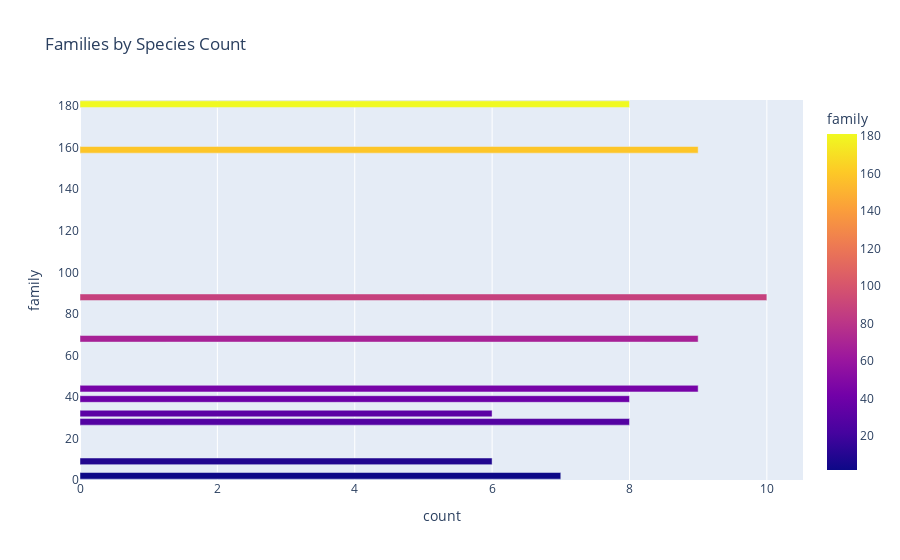

Notebook code cell kept with this figure:
### Markdown cell above
visualization

### Code cell
# Top 10 Families by Species Count
import plotly.express as px
top_families = dataset['family'].value_counts().nlargest(10).reset_index()
top_families.columns = ['family', 'count']

fig = px.bar(top_families, x='count', y='family', orientation='h', color='family',
             title='Families by Species Count')
fig.show()

### Figure 1 — Plotly figure (JSON) as saved in the notebook; plotly's stock layout.template omitted (floating-point values rounded to 4 significant figures)
{"data": [{"alignmentgroup": "True", "hovertemplate": "count=%{x}<br>family=%{marker.color}<extra></extra>", "legendgroup": "", "marker": {"color": [88, 44, 159, 68, 39, 28, 181, 2, 9, 32], "coloraxis": "coloraxis", "pattern": {"shape": ""}}, "name": "", "offsetgroup": "", "orientation": "h", "showlegend": false, "textposition": "auto", "type": "bar", "x": [10, 9, 9, 9, 8, 8, 8, 7, 6, 6], "xaxis": "x", "y": [88, 44, 159, 68, 39, 28, 181, 2, 9, 32], "yaxis": "y"}], "layout": {"barmode": "relative", "coloraxis": {"colorbar": {"title": {"text": "family"}}, "colorscale": [[0, "#0d0887"], [0.1111, "#46039f"], [0.2222, "#7201a8"], [0.3333, "#9c179e"], [0.4444, "#bd3786"], [0.5556, "#d8576b"], [0.6667, "#ed7953"], [0.7778, "#fb9f3a"], [0.8889, "#fdca26"], [1, "#f0f921"]]}, "legend": {"tracegroupgap": 0}, "title": {"text": "Families by Species Count"}, "xaxis": {"anchor": "y", "domain": [0, 1], "title": {"text": "count"}}, "yaxis": {"anchor": "x", "domain": [0, 1], "title": {"text": "family"}}}}
